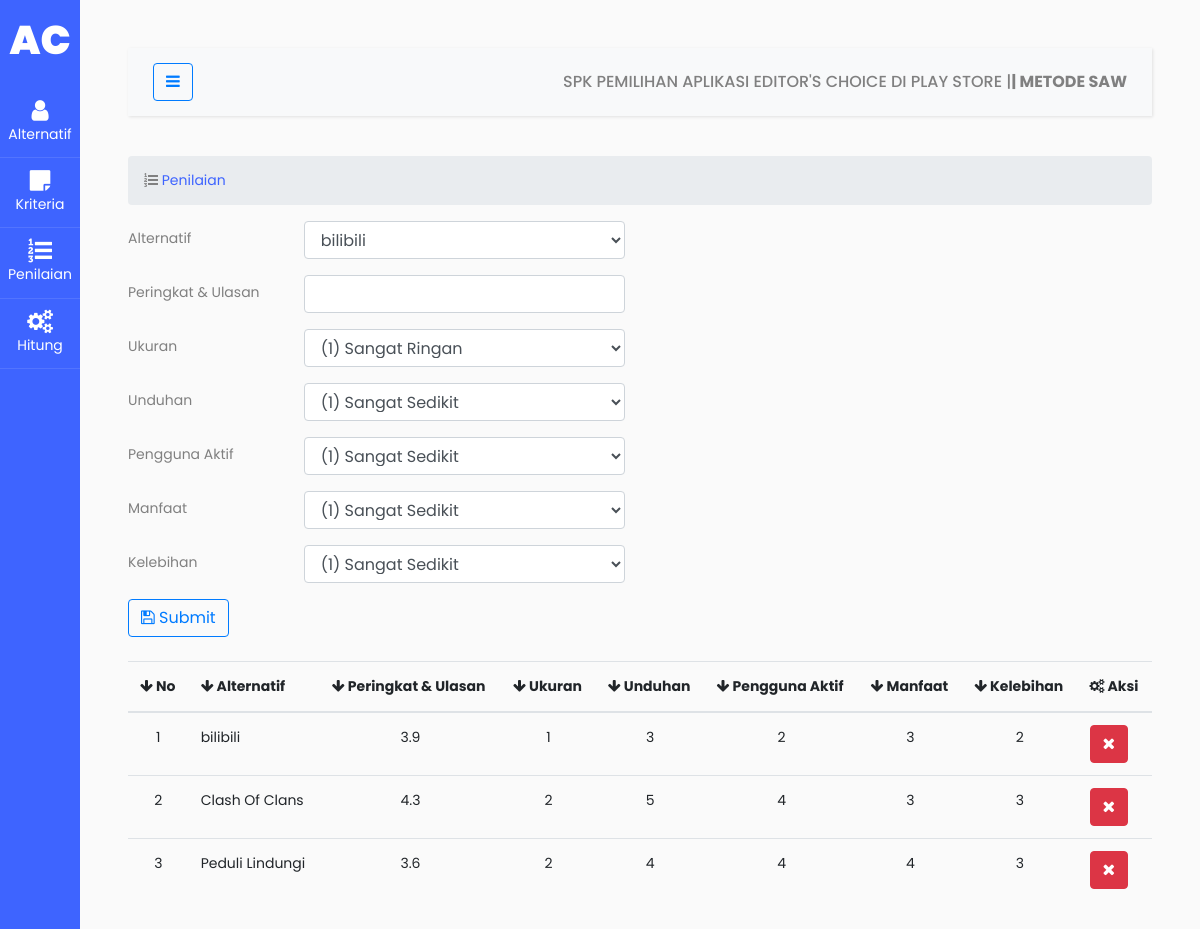
Page /penilaian.php on the earlier database version.
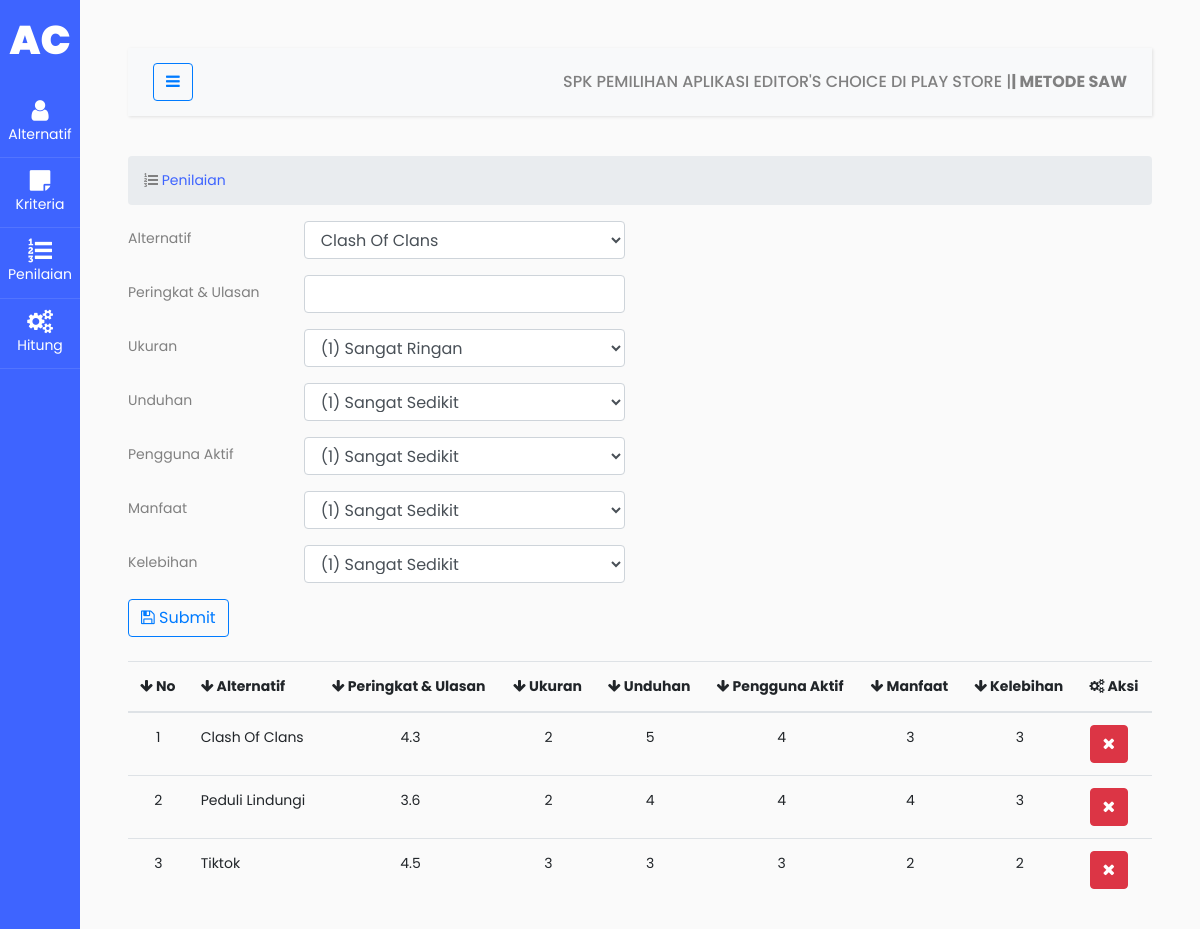
Same page on the later database version.
### tables this page shows
CREATE TABLE `saw_penilaian` (
  `nama` varchar(100) NOT NULL,
  `peringkat` float NOT NULL,
  `ukuran` float NOT NULL,
  `unduhan` float NOT NULL,
  `aktif` float NOT NULL,
  `manfaat` float NOT NULL,
  `kelebihan` float NOT NULL
);

### penilaian.php (the view, shortened to what this page needs)
<!doctype html>
<html lang="en">
<?php
include 'components/head.php';
?>
<body>
  <div class="wrapper d-flex align-items-stretch">
    <?php
    include 'components/sidebar.php';
    ?>
    <div id="content" class="p-4 p-md-5">
      <?php
      include 'components/navbar.php';
      ?>
      <section id="main-content">
        <section class="wrapper">
          <div class="row">
            <div class="col-lg-12">
              <ol class="breadcrumb">
                <li><i class="fa fa-list-ol"></i><a href="penilaian.php"> Penilaian</a></li>
              </ol>
            </div>
          </div>
          <?php
          include 'koneksi.php';
          ?>
          <form method="POST" action="">
            <div class="form-group row">
              <label class="col-sm-2 col-form-label">Alternatif</label>
              <div class="col-sm-4">
                <select class="form-control" name="nama">
                  <?php
                  $sql = "SELECT * FROM saw_aplikasi";
                  $hasil = $conn->query($sql);
                  $rows = $hasil->num_rows;
                  if ($rows > 0) {
                    while ($row = mysqli_fetch_array($hasil)) :; {
                      } ?> <option><?php echo $row[0]; ?></option>
                  <?php endwhile;
                  } ?>
                </select>
              </div>
            </div>
            <div class="form-group row">
              <label class="col-sm-2 col-form-label">Peringkat & Ulasan</label>
              <div class="col-sm-4">
                <input type="text" class="form-control" name="peringkat" id="peringkat">
              </div>
            </div>
            <div class="form-group row">
              <label class="col-sm-2 col-form-label">Ukuran</label>
              <div class="col-sm-4">
                <select class=" form-control" name="ukuran">
                  <option>(1) Sangat Ringan</option>
                </select>
              </div>
            </div>
            <div class="form-group row">
              <label class="col-sm-2 col-form-label">Unduhan</label>
              <div class="col-sm-4">
                <select class=" form-control" name="unduhan">
                  <option>(1) Sangat Sedikit</option>
                </select>
              </div>
            </div>
            <div class="form-group row">
              <label class="col-sm-2 col-form-label">Pengguna Aktif</label>
              <div class="col-sm-4">
                <select class=" form-control" name="aktif">
                  <option>(1) Sangat Sedikit</option>
                </select>
              </div>
            </div>
            <div class="form-group row">
              <label class="col-sm-2 col-form-label">Manfaat</label>
              <div class="col-sm-4">
                <select class=" form-control" name="manfaat">
                  <option>(1) Sangat Sedikit</option>
                </select>
              </div>
            </div>
            <div class="form-group row">
              <label class="col-sm-2 col-form-label">Kelebihan</label>
              <div class="col-sm-4">
                <select class=" form-control" name="kelebihan">
                  <option>(1) Sangat Sedikit</option>
                </select>
              </div>
            </div>
            <div class="mb-4">
              <button type="submit" name="submit" class="btn btn-outline-primary"><i class="fa fa-save"></i> Submit</button>
            </div>
          </form>
          <table class="table">
            <thead>
              <tr>
                <th><i class="fa fa-arrow-down"></i> No</th>
                <th><i class="fa fa-arrow-down"></i> Alternatif</th>
                <th><i class="fa fa-arrow-down"></i> Peringkat & Ulasan</th>
                <th><i class="fa fa-arrow-down"></i> Ukuran</th>
                <th><i class="fa fa-arrow-down"></i> Unduhan</th>
                <th><i class="fa fa-arrow-down"></i> Pengguna Aktif</th>
                <th><i class="fa fa-arrow-down"></i> Manfaat</th>
                <th><i class="fa fa-arrow-down"></i> Kelebihan</th>
                <th><i class="fa fa-cogs"></i> Aksi</th>
              </tr>
            </thead>
            <tbody>
              <?php
              $b = 0;
              $sql = "SELECT*FROM saw_penilaian ORDER BY nama ASC";
              $hasil = $conn->query($sql);
              $rows = $hasil->num_rows;
              if ($rows > 0) {
                while ($row = $hasil->fetch_row()) {
              ?>
                  <tr>
                    <td align="center"><?php echo $b = $b + 1; ?></td>
                    <td><?= $row[0] ?></td>
                    <td align="center"><?= $row[1] ?></td>
                    <td align="center"><?= $row[2] ?></td>
                    <td align="center"><?= $row[3] ?></td>
                    <td align="center"><?= $row[4] ?></td>
                    <td align="center"><?= $row[5] ?></td>
                    <td align="center"><?= $row[6] ?></td>
                    <td>
                      <div class="btn-group">
                        <a class="btn btn-danger" href="penilaian_hapus.php?nama=<?= $row[0] ?>">
                          <i class="fa fa-close"></i></a>
                      </div>
                    </td>
                  </tr>
              <?php }
              } else {
                echo "<tr>
                    <td>Data Tidak Ada</td>
                <tr>";
              } ?>
            </tbody>
          </table>
        </section>
      </section>
    </div>
  </div>
</body>
</html>

### components/head.php (shortened to what this page needs)
<head>
    <link rel="stylesheet" href="https://stackpath.bootstrapcdn.com/font-awesome/4.7.0/css/font-awesome.min.css">
    <link rel="stylesheet" href="css/style.css">
</head>

### components/sidebar.php
<nav id="sidebar" class="active">
    <h1><a href="index.php" class="logo">AC</a></h1>
    <ul class="list-unstyled components mb-5">
        <li>
            <a href="index.php"><span class="fa fa-user"></span> Alternatif</a>
        </li>
        <li class="active">
            <a href="kriteria.php"><span class="fa fa-sticky-note"></span> Kriteria</a>
        </li>
        <li>
            <a href="penilaian.php"><span class="fa fa-list-ol"></span> Penilaian</a>
        </li>
        <li>
            <a href="hitung.php"><span class="fa fa-cogs"></span> Hitung</a>
        </li>
    </ul>
</nav>

### components/navbar.php (shortened to what this page needs)
<nav class="navbar navbar-expand-lg navbar-light bg-light">
    <div class="container-fluid">
        <button type="button" id="sidebarCollapse" class="btn btn-outline-primary">
            <i class="fa fa-bars"></i>
        </button>
        <h6 class="nav"> SPK PEMILIHAN APLIKASI EDITOR'S CHOICE DI PLAY STORE |<b>| METODE SAW</b></h6>
    </div>
</nav>

Differences in the rows shown:
removed saw_penilaian: nama "bilibili", peringkat "3.9", ukuran "1", unduhan "3", aktif "2", manfaat "3", kelebihan "2"
computed for saw_penilaian "Peduli Lindungi": b "3" → "2"
added saw_penilaian: b "3", nama "Tiktok", peringkat "4.5", ukuran "3", unduhan "3", aktif "3", manfaat "2", kelebihan "2"
Other differences:
form field nama: "bilibili" → "Clash Of Clans"
